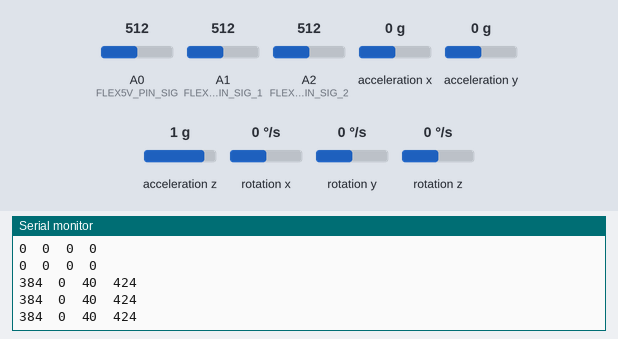
Bench run of a sketch on a simulated Arduino Uno, built with avr-gcc and run on an emulated ATmega328P. Shown: the last lines printed to the serial monitor. Inputs (shaded band) come from the test bench; at power-on: acceleration x 0 g, A0 (FLEX5V_PIN_SIG) = 512, A1 (FLEX5V_PIN_SIG_1) = 512, A2 (FLEX5V_PIN_SIG_2) = 512, acceleration y 0 g, acceleration z 1 g, rotation x 0 °/s, rotation y 0 °/s, rotation z 0 °/s.

Above: at 1.2 s.
1.3 s: acceleration x set to -1.4 g
At 1.6 s:
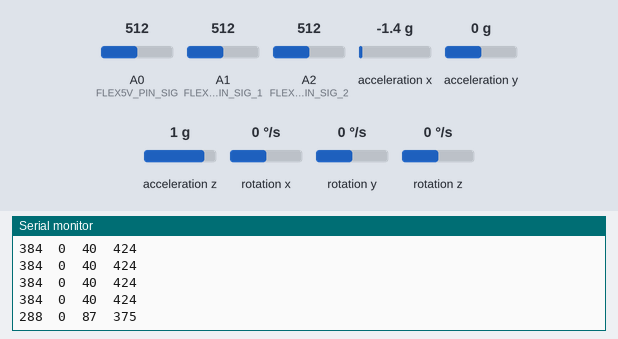
2.8 s: A0 (FLEX5V_PIN_SIG) set to 716
At 2.83 s:
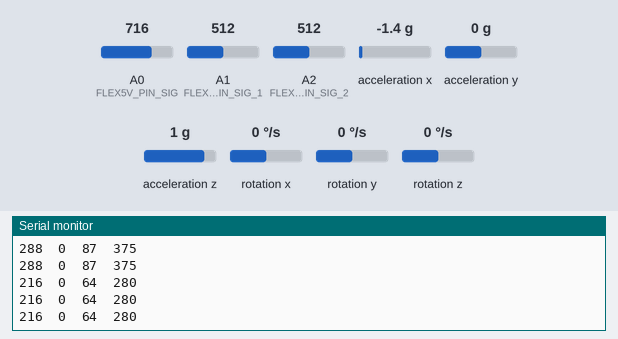
4.3 s: A1 (FLEX5V_PIN_SIG_1) set to 716
At 4.47 s:
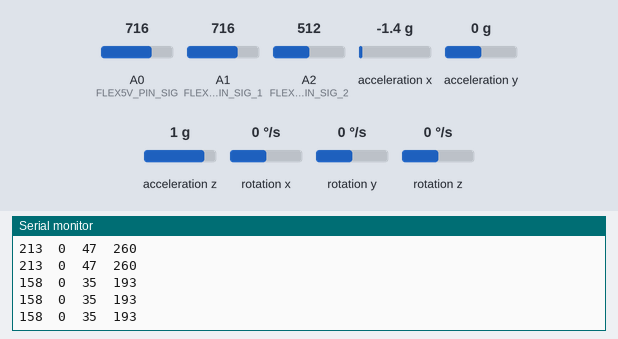
5.8 s: A2 (FLEX5V_PIN_SIG_2) set to 716
At 5.9 s:
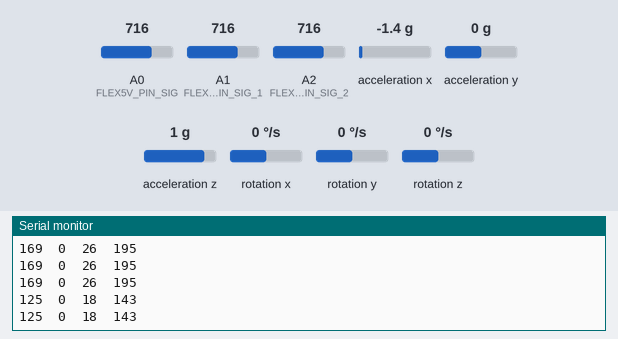
7.3 s: acceleration y set to -1.4 g
At 7.34 s:
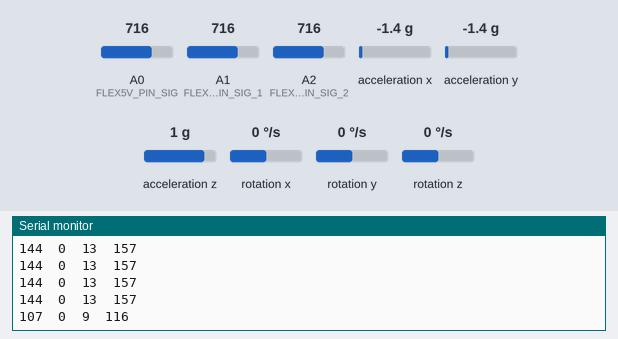
8.8 s: acceleration z set to -1.4 g
At 8.98 s:
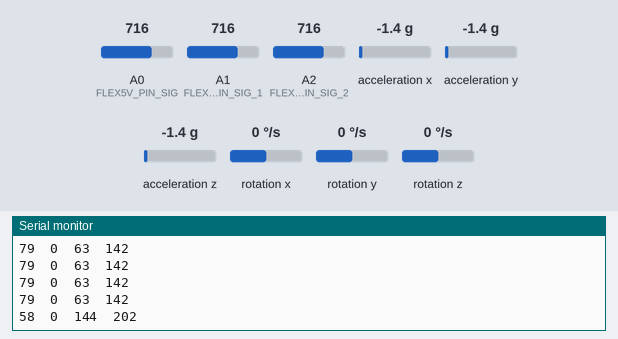
Timing chart, 0 to 11.3 s (numbered marks = the images above; inputs shaded):
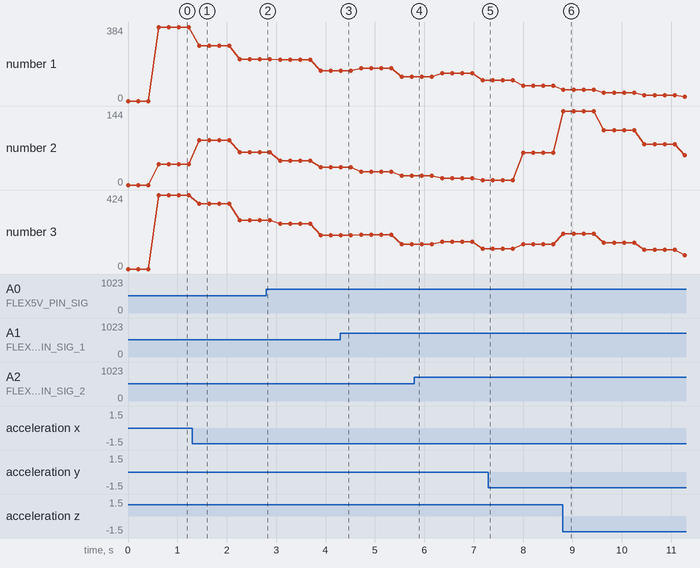

The sketch:

Firmware.ino
```cpp
// Include Libraries
#include "Arduino.h"
#include "Flex.h"
#include "MPU6050.h"
#include "Wire.h"
#include "I2Cdev.h"
#include <SoftwareSerial.h>


// Pin Definitions
#define WIFI_PIN_RX  11
#define WIFI_PIN_TX 10
#define FLEX5V_PIN_SIG	A0
#define FLEX5V_PIN_SIG_1  A1
#define FLEX5V_PIN_SIG_2  A2
#define TIMEOUT 5000 // mS

// Global variables and defines
String ssid   = "ONEKARO"; // Enter your Wi-Fi name
String PASSWORD = "drobocik" ; // Enter your Wi-Fi password
int16_t mpu6050Ax, mpu6050Ay, mpu6050Az;
int16_t mpu6050Gx, mpu6050Gy, mpu6050Gz;

// object initialization
//ESP8266 wifi(WIFI_PIN_RX,WIFI_PIN_TX);
//SoftwareSerial mySerial(WIFI_PIN_RX,WIFI_PIN_TX); // RX, TX

Flex flex5v_1(FLEX5V_PIN_SIG);
Flex flex5v_2(FLEX5V_PIN_SIG_1);
Flex flex5v_3(FLEX5V_PIN_SIG_2);
MPU6050 mpu6050;


// values for moving average
const double ol = 0.75, ne = 0.25;

// evergy values flexes
int dE[] = {0,0,0}, dEma[] = {0,0,0}, Eold[] = {0,0,0}, Enew[] = {0,0,0};
int dE_f = 0; // around 600; 0 - 1500
// energy values Acc & Gyro
int dEg[] = {0,0,0}, dEgma[] = {0,0,0}, Egold[] = {0,0,0}, Egnew[] = {0,0,0};
int dEa[] = {0,0,0}, dEama[] = {0,0,0}, Eaold[] = {0,0,0}, Eanew[] = {0,0,0};
int dE_a = 0; //
int dE_g = 0; // 0 to 1000
// energy compared
double gyrToFlex = 0.3;
int dE_full=0;
Flex *flexes[] = {&flex5v_1, &flex5v_2, &flex5v_3};
int counter = 0;
int count = 4;


// Setup the essentials for your circuit to work. It runs first every time your circuit is powered with electricity.
void setup()
{
    // Setup Serial which is useful for debugging
    // Use the Serial Monitor to view printed messages
    Serial.begin(9600);
    //mySerial.begin(9600);
    while (!Serial) ; // wait for serial port to connect. Needed for native USB
    Serial.println("start");

    mpu6050.initialize();
     /*SendCommand("AT+RST", "Ready");
     delay(5000);
     Serial.println("after delay");
     SendCommand("AT+CWMODE=1","OK");
     String command = "AT+CWJAP= \"" + ssid + "\",\"" + PASSWORD + "\"";
     SendCommand("AT+CIFSR", "OK");
     SendCommand(command, "OK");
     Serial.println("after wifi");
     SendCommand("AT+CIPMUX=1","OK");
     SendCommand("AT+CIPSERVER=1,80","OK");
     Serial.println("after setup");*/
}

// Main logic of your circuit. It defines the interaction between the components you selected. After setup, it runs over and over again, in an eternal loop.
void loop()
{
    // reading the flexes value and adding up the dEs
    for(int i = 0; i<3; i++){
       Enew[i] = flexes[i]->read();
       dE[i] += abs(Enew[i]-Eold[i]);
       Eold[i] = Enew[i];
    }

    // read MPU values
    mpu6050.getMotion6(&mpu6050Ax, &mpu6050Ay, &mpu6050Az, &mpu6050Gx, &mpu6050Gy, &mpu6050Gz);   //read accelerometer and gyroscope raw data in three axes
    //double mpu6050Temp = ((double)mpu6050.getTemperature() + 12412.0) / 340.0;
    int Eanew[] = {mpu6050Ax/100, mpu6050Ay/100, mpu6050Az/100};
    int Egnew[] = {mpu6050Gx/100, mpu6050Gy/100, mpu6050Gz/100};

    for(int i = 0; i<3; i++){
      // dividing by 100 not to overload integers
       dEa[i] += abs(Eanew[i]-Eaold[i]);
       Eaold[i] = Eanew[i];
       dEg[i] += abs(Egnew[i]-Egold[i]);
       Egold[i] = Egnew[i];
    }

    counter += 1;
    if(counter >= count){
      counter = 0;
      dE_f = 0;
      dE_g = 0;
      dE_a = 0;

      // count moving average and add to general energies
      for(int i = 0; i<3; i++){
        //flex
        dEma[i] = ol*dEma[i] + ne*dE[i];
        dE_f += dEma[i];
        dE[i] = 0;

        //acc
        dEama[i] = ol*dEama[i] + ne*dEa[i];
        dE_a += dEama[i];
        dEa[i] = 0;

        //gyro
        dEgma[i] = ol*dEgma[i] + ne*dEg[i];
        dE_g += dEgma[i];
        dEg[i] = 0;
      }
      dE_g *= gyrToFlex;

      dE_full = dE_g + dE_a + dE_f;
    }

    //Serial.print(F("flex5vVal: "));
    /* // showing all flexes
    Serial.print(Enew[0]);Serial.print("\t");
    Serial.print(Enew[1]);Serial.print("\t");
    Serial.print(Enew[2]);Serial.print("\t");
    Serial.print(dEma[0]);Serial.print("\t");
    Serial.print(dEma[1]);Serial.print("\t");
    Serial.print(dEma[2]);Serial.print("\t");

    //Serial.print(F("flexdE: "));
    //Serial.print(dE);Serial.print("\t");
    //Serial.print(F("flexdEma: ")); */
    Serial.print(dE_f);Serial.print("\t");

     // showing all gyros
    /*Serial.print(Egnew[0]);Serial.print("\t");
    Serial.print(Egnew[1]);Serial.print("\t");
    Serial.print(Egnew[2]);Serial.print("\t");
    Serial.print(dEgma[0]);Serial.print("\t");
    Serial.print(dEgma[1]);Serial.print("\t");
    Serial.print(dEgma[2]);Serial.print("\t");*/
    Serial.print(dE_g);Serial.print("\t");


     // showing all acc
    /*Serial.print(Eanew[0]);Serial.print("\t");
    Serial.print(Eanew[1]);Serial.print("\t");
    Serial.print(Eanew[2]);Serial.print("\t");
    Serial.print(dEama[0]);Serial.print("\t");
    Serial.print(dEama[1]);Serial.print("\t");
    Serial.print(dEama[2]);Serial.print("\t");*/
    Serial.print(dE_a);Serial.print("\t");

    Serial.println(dE_full);


    //mySerial.println("AT+CIPSEND=0,5");
    //mySerial.println(dE_full);
    delay(200);
    //SendCommand("AT+CIPCLOSE=0","OK");

    //delay(200);
}

/*
boolean SendCommand(String cmd, String ack){
  mySerial.println(cmd); // Send "AT+" command to module
  Serial.println(cmd); // Send "AT+" command to module
  if (!echoFind(ack)) // timed out waiting for ack string
    return true; // ack blank or ack found
}

boolean echoFind(String keyword){
 byte current_char = 0;
 byte keyword_length = keyword.length();
 long deadline = millis() + TIMEOUT;
 while(millis() < deadline){
  if (mySerial.available()){
    char ch = mySerial.read();
    Serial.write(ch);
    if (ch == keyword[current_char])
      if (++current_char == keyword_length){
       Serial.println();
       return true;
    }
   }
  }
  Serial.println("timeout");
 return false; // Timed out
}
*/
```

AnalogReader.cpp
```cpp
#include "AnalogReader.h"

#include <Arduino.h>

AnalogReader::AnalogReader(const int pin) : m_pin(pin) {}

/**
 * Read analog value from board ADC
 */
int AnalogReader::read()
{
	return analogRead(m_pin);
}
```

AnalogReader.h
```cpp
#ifndef _ANALOG_READER_H
#define _ANALOG_READER_H

class AnalogReader
{
	public:
		AnalogReader(const int pin);
		int read();

	private:
		const int m_pin;
};
#endif //_ANALOG_READER_H
```

Flex.cpp
```cpp
#include "Flex.h"

Flex::Flex(const int pin) : AnalogReader(pin)
{
}
```

Flex.h
```cpp
/** \addtogroup Flex
 *  @{
 */

#ifndef _FLEX_H_
#define _FLEX_H_

#include "AnalogReader.h"

class Flex : public AnalogReader {
	public:
		Flex(const int pin);
};

#endif // _FLEX_H_
/** @}*/
```

Measured:
- after the input at 1.3 s, the serial monitor: prints a new line after 0.14 s (image 1)
- after the input at 8.8 s, the serial monitor: prints a new line at once (image 6)
- plotted number 1: 216 → 158 after the input at 2.8 s, 158 → 125 after the input at 4.3 s, 125 → 107 after the input at 5.8 s
- plotted number 2: 40 → 64 after the input at 1.3 s, 9 → 63 after the input at 7.3 s
- plotted number 3: 424 → 280 after the input at 1.3 s, 280 → 193 after the input at 2.8 s, 193 → 143 after the input at 4.3 s, 143 → 116 after the input at 5.8 s, 116 → 142 after the input at 7.3 s
